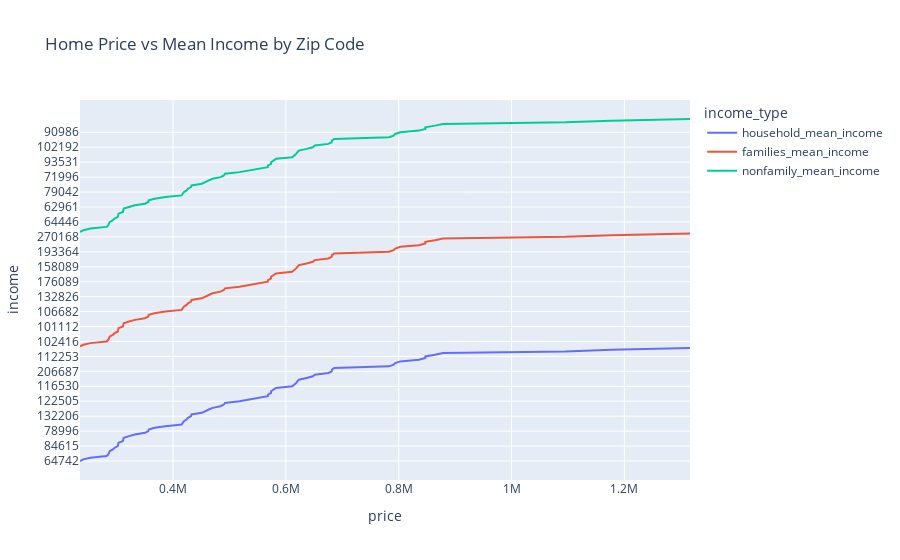

The cell this chart's notebook holds for it:
### Markdown cell above
### Graph median house price by income

### Code cell
# Melt the dataset income columns so we can plot them as separate lines in the plot
df_melted = df_lowest_zips.melt(id_vars=['price'], value_vars=income_cols, var_name='income_type', value_name='income')

# Data isn't really interesting to graph above this value
df_melted = df_melted[df_melted['price'] < 1500000]

# Create the line plot
fig = px.line(df_melted, x='price', y='income', color='income_type', title='Home Price vs Mean Income by Zip Code')

fig.show()
